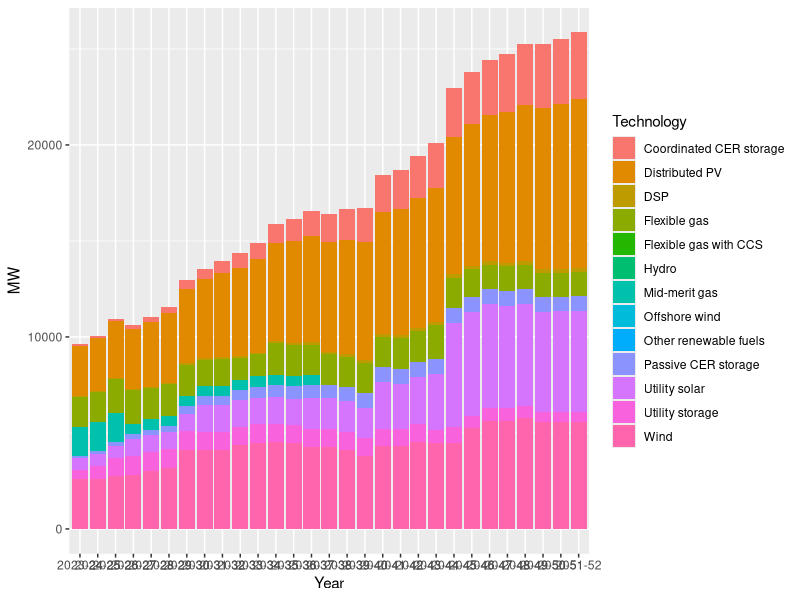
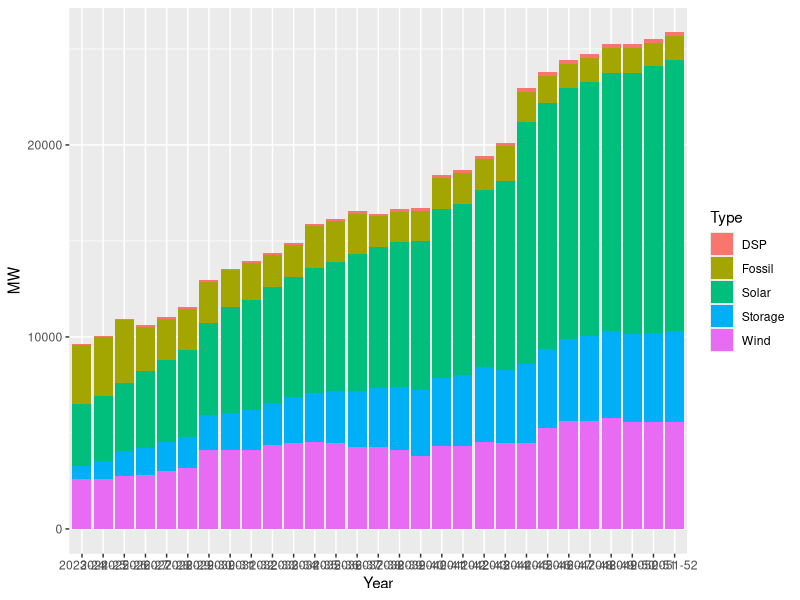
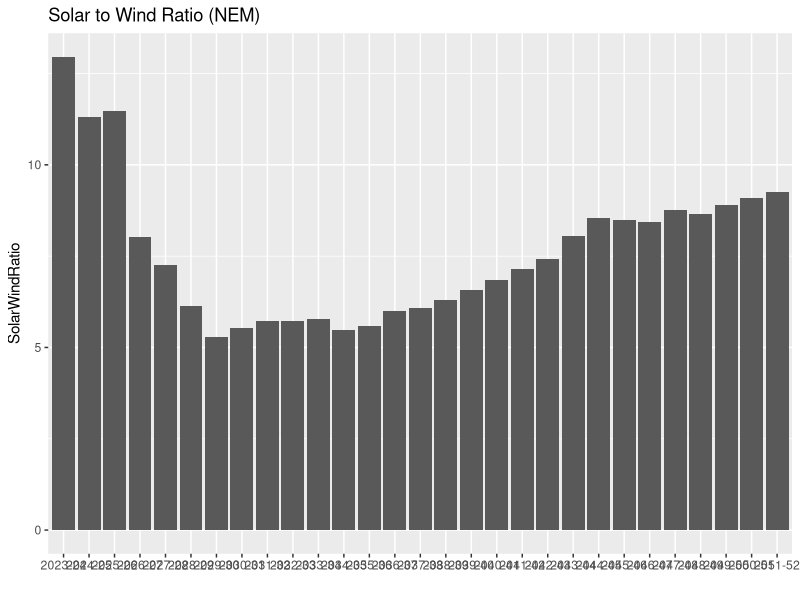
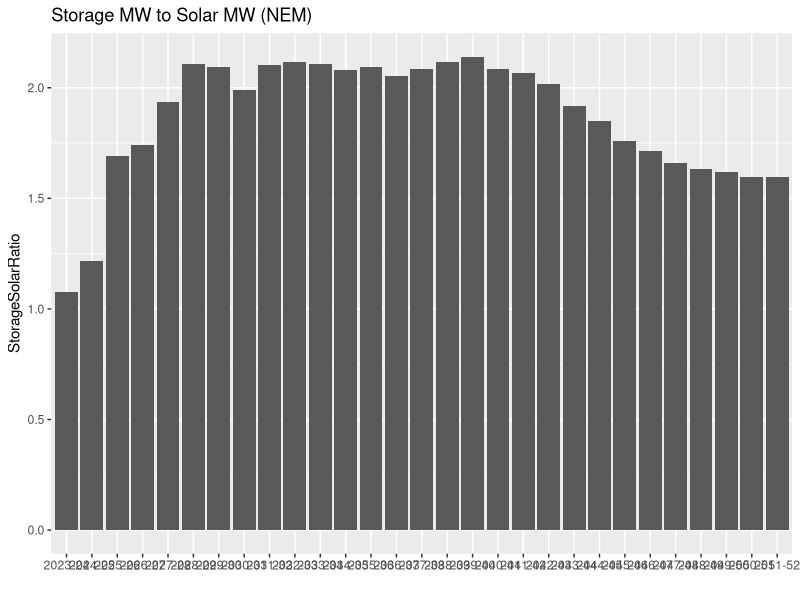
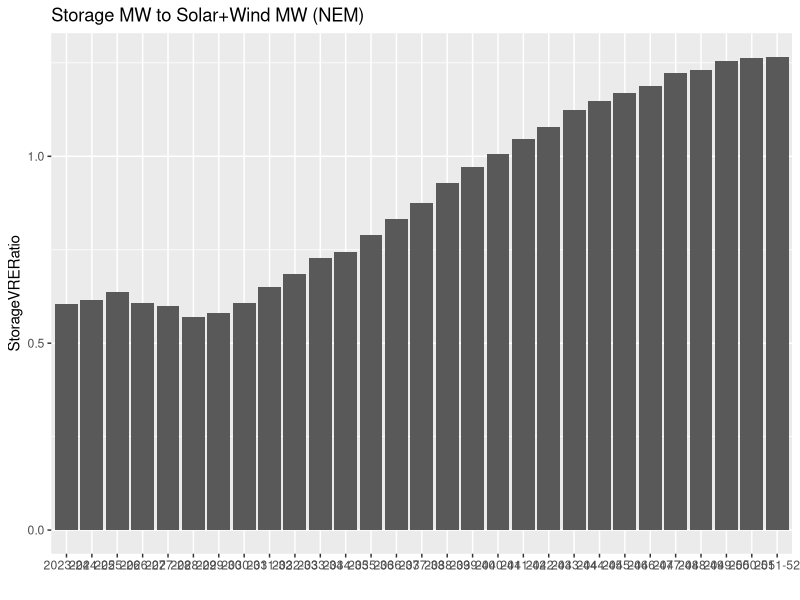
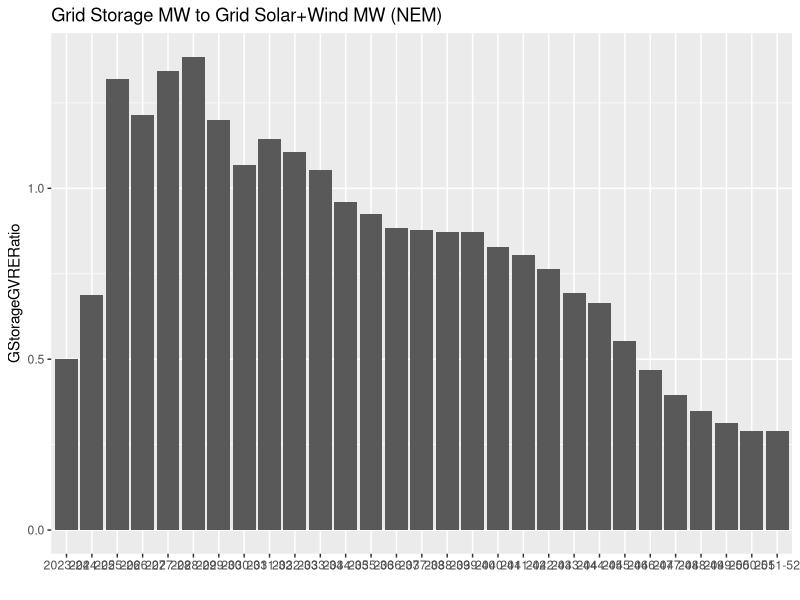
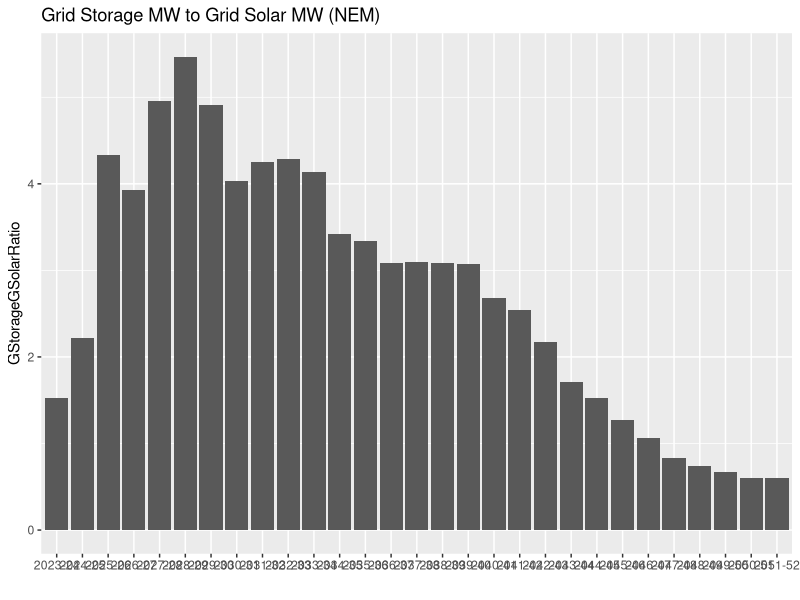
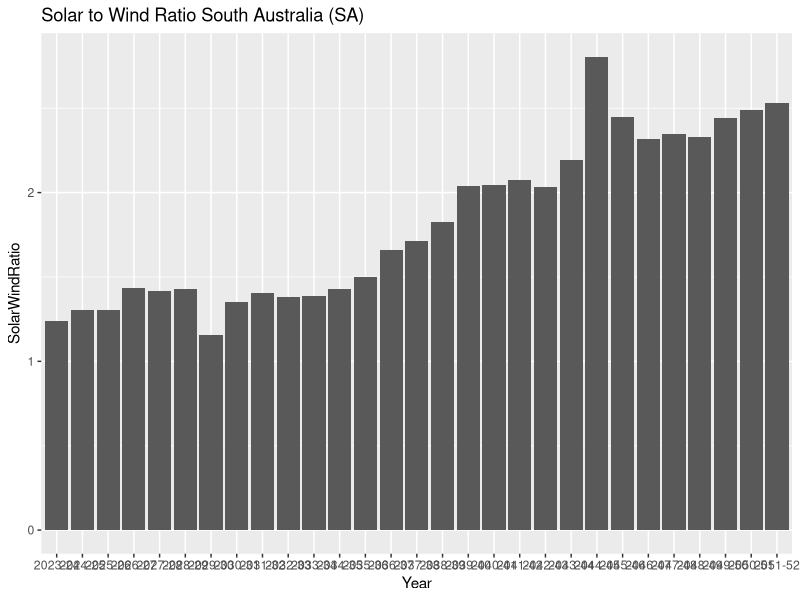

The R source for these figures, in order:
## ---- chunk 1
knitr::opts_chunk$set(echo = TRUE)
library(tidyverse)
library(readxl)
## ---- chunk 2
#fle="2024-ISP-Step-Change-Core.xlsx"
#isp<-excel_sheets(fle)
#cdp3<-read_excel(fle,sheet="Capacity",skip=2) |> filter(CDP=="CDP3")
#write_csv(cdp3,"isp2024-cdp3.csv")
cdp3<-read_csv("isp2024-cdp3.csv") |> filter(Region!="TAS")
cdp3sa<-cdp3 |> filter(Region=="SA") |> pivot_longer(`2023-24`:`2051-52`,names_to='Year',values_to='MW') 
cdp3vic<-cdp3 |> filter(Region=="VIC") |> pivot_longer(`2023-24`:`2051-52`,names_to='Year',values_to='MW') 
unique(cdp3$Technology)

makeType<-function(.data) {
  .data |> mutate(Type=case_when(
    Technology=='Coordinated CER storage' ~ 'Storage',
    Technology=='Distributed PV' ~ 'Solar',
    Technology=='Black coal' ~ 'Fossil',
    Technology=='Brown coal' ~ 'Fossil',
    Technology=='Utility storage' ~ 'Storage',
    Technology=='DSP' ~ 'DSP',
    Technology=='Flexible gas' ~ 'Fossil',
    Technology=='Flexible gas with CCS' ~ 'Fossil',
    Technology=='Hydro' ~ 'Storage',
    Technology=='Mid-merit gas' ~ 'Fossil',
    Technology=='Offshore wind' ~ 'Wind',
    Technology=='Other renewable fuels' ~ 'Fossil',
    Technology=='Passive CER storage' ~ 'Storage',
    Technology=='Utility solar' ~ 'Solar',
    Technology=='Utility storage' ~ 'Storage',
    Technology=='Wind' ~ 'Wind'),
    UType=case_when(
      Technology=='Coordinated CER storage' ~ 'Storage',
      Technology=='Distributed PV' ~ 'Solar',
      Technology=='Utility storage' ~ 'GStorage',
      Technology=='Black coal' ~ 'Fossil',
      Technology=='Brown coal' ~ 'Fossil',
      Technology=='DSP' ~ 'DSP',
      Technology=='Flexible gas' ~ 'Fossil',
      Technology=='Flexible gas with CCS' ~ 'Fossil',
      Technology=='Hydro' ~ 'Storage',
      Technology=='Mid-merit gas' ~ 'Fossil',
      Technology=='Offshore wind' ~ 'Wind',
      Technology=='Other renewable fuels' ~ 'Fossil',
      Technology=='Passive CER storage' ~ 'Storage',
      Technology=='Utility solar' ~ 'GSolar',
      Technology=='Utility storage' ~ 'GStorage',
      Technology=='Wind' ~ 'Wind'
    ))
}
getState<-function(Reg) {
    df<-cdp3 |> filter(Region==Reg) |> pivot_longer(`2023-24`:`2051-52`,names_to='Year',values_to='MW')  
    df |> makeType() 
}
cdp3sa<-getState("SA")
cdp3vic<-getState("VIC")
cdp3qld<-getState("QLD")
cdp3nsw<-getState("NSW")

unique(cdp3sa$Subregion)
unique(cdp3vic$Subregion)
unique(cdp3qld$Subregion)
## ---- chunk 3
cdp3l<-cdp3 |> makeType() |> pivot_longer(`2023-24`:`2051-52`,names_to='Year',values_to='MW')  
byyearnem<-cdp3l   |> group_by(Region,Year) |>  summarise(
  SolarWindRatio=sum(ifelse(Type=="Solar",MW,0))/sum(ifelse(Type=="Wind",MW,0)),
  StorageSolarRatio=sum(ifelse(Type=="Storage",MW,0))/sum(ifelse(Type=="Solar",MW,0)),
  GStorageGSolarRatio=sum(ifelse(UType=="GStorage",MW,0))/sum(ifelse(UType=="GSolar",MW,0)),
  StorageVRERatio=sum(ifelse(UType=="Storage",MW,0))/sum(ifelse(UType=="Solar",MW,ifelse(UType=="Wind",MW,0))),
  GStorageGVRERatio=sum(ifelse(UType=="GStorage",MW,0))/sum(ifelse(UType=="GSolar",MW,ifelse(UType=="Wind",MW,0)))
  )
byyear<-cdp3sa  |> group_by(Year) |>  summarise(
  SolarWindRatio=sum(ifelse(Type=="Solar",MW,0))/sum(ifelse(Type=="Wind",MW,0)),
  StorageSolarRatio=sum(ifelse(Type=="Storage",MW,0))/sum(ifelse(Type=="Solar",MW,0)),
  StorageVRERatio=sum(ifelse(Type=="Storage",MW,0))/sum(ifelse(Type=="Solar",MW,ifelse(Type=="Wind",MW,0))),
  GStorageGSolarRatio=sum(ifelse(UType=="GStorage",MW,0))/sum(ifelse(UType=="GSolar",MW,0)),
  StorageVRERatio=sum(ifelse(UType=="Storage",MW,0))/sum(ifelse(UType=="Solar",MW,ifelse(UType=="Wind",MW,0))),
  GStorageGVRERatio=sum(ifelse(UType=="GStorage",MW,0))/sum(ifelse(UType=="GSolar",MW,ifelse(UType=="Wind",MW,0)))
  )
## ---- chunk 4
cdp3sa |> ggplot()+geom_col(aes(x=Year,y=MW,fill=Technology),position="stack")
cdp3sa |> ggplot()+geom_col(aes(x=Year,y=MW,fill=Type),position="stack")
byyearnem |> ggplot()+geom_col(aes(x=Year,y=SolarWindRatio))+labs(x="",title="Solar to Wind Ratio (NEM) ")
byyearnem |> ggplot()+geom_col(aes(x=Year,y=StorageSolarRatio))+labs(x="",title="Storage MW to Solar MW (NEM)")
byyearnem |> ggplot()+geom_col(aes(x=Year,y=StorageVRERatio))+labs(x="",title="Storage MW to Solar+Wind MW (NEM)")
byyearnem |> ggplot()+geom_col(aes(x=Year,y=GStorageGVRERatio))+labs(x="",title="Grid Storage MW to Grid Solar+Wind MW (NEM)")
byyearnem |> ggplot()+geom_col(aes(x=Year,y=GStorageGSolarRatio))+labs(x="",title="Grid Storage MW to Grid Solar MW (NEM)")
byyear |> ggplot()+geom_col(aes(x=Year,y=SolarWindRatio))+labs(title="Solar to Wind Ratio South Australia (SA)")
byyear |> ggplot()+geom_col(aes(x=Year,y=StorageSolarRatio))+labs(title="Storage to Solar ratio (SA)")
byyear |> ggplot()+geom_col(aes(x=Year,y=GStorageGSolarRatio))+labs(title="Grid Storage to Grid Solar ratio (SA)")
